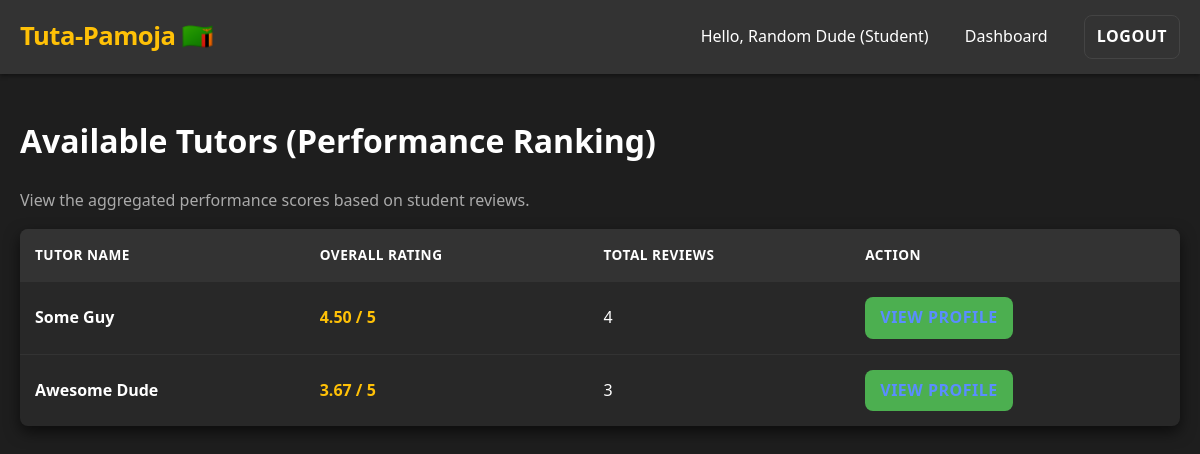
Page /tutors (signed in) on the committed database.
### models.py (models this page shows, shortened)
class User(UserMixin, db.Model):
    __tablename__ = 'Users'
    id = db.Column(db.Integer, primary_key=True)
    username = db.Column(db.String(80), unique=True, nullable=False)
    password_hash = db.Column(db.String(128), nullable=False)
    email = db.Column(db.String(120), unique=True)
    full_name = db.Column(db.String(120), nullable=False)
    role = db.Column(db.String(20), nullable=False) # 'Admin', 'Tutor', or 'Student'
    tutor_id = db.Column(db.Integer, db.ForeignKey('Users.id')) # Student's assigned Tutor (Requirement 1.3.5)
    university_id = db.Column(db.Integer, db.ForeignKey('Universities.id')) # Student's university (Requirement 1.2.1)
    university = db.relationship('University', backref='students', lazy=True)
    is_approved = db.Column(db.Boolean, nullable=False, default=False)
    is_paid_current_month = db.Column(db.Boolean, nullable=False, default=False)
    created_at = db.Column(db.DateTime, default=datetime.utcnow)
    students_assigned = db.relationship('User', foreign_keys=[tutor_id], backref=db.backref('assigned_tutor', remote_side=[id]), lazy='dynamic')
    payments_made = db.relationship('Payment', foreign_keys='Payment.student_id', backref='student', lazy='dynamic')
    payments_received = db.relationship('Payment', foreign_keys='Payment.tutor_id', backref='tutor', lazy='dynamic')
    reviews_given = db.relationship('TutorReview', foreign_keys='TutorReview.student_id', backref='reviewer', lazy='dynamic')
    reviews_received = db.relationship('TutorReview', foreign_keys='TutorReview.tutor_id', backref='tutor_profile', lazy='dynamic')
    uploaded_documents = db.relationship('Document', backref='uploader_tutor', lazy='dynamic')

### main_routes.py (the view)
@main.route('/tutors')
def list_tutors():
    tutors_with_stats = db.session.query(
        User,
        func.avg(TutorReview.rating).label('avg_rating'),
        func.count(TutorReview.id).label('total_reviews')
    ).filter(
        User.role == ROLES['Tutor']
    ).outerjoin(
        TutorReview, User.id == TutorReview.tutor_id
    ).group_by(User.id).order_by(
        func.avg(TutorReview.rating).desc(),
        func.count(TutorReview.id).desc()
    ).all()
    return render_template('tutor_list.html', tutors_with_stats=tutors_with_stats)

### templates/tutor_list.html (shortened to what this page needs)
{% extends "base.html" %}
{% block content %}
    <h1>Available Tutors (Performance Ranking)</h1>
    <p style="color: var(--color-text-secondary);">View the aggregated performance scores based on student reviews.</p>
    <table>
        <thead>
            <tr>
                <th>Tutor Name</th>
                <th>Overall Rating</th>
                <th>Total Reviews</th>
                <th>Action</th>
            </tr>
        </thead>
        <tbody>
            {% for user, avg_rating, total_reviews in tutors_with_stats %}
            <tr>
                <td><strong>{{ user.full_name }}</strong></td>
                <td>
                    {% if total_reviews > 0 %}
                        <strong style="color: var(--color-accent);">{{ "%.2f"|format(avg_rating) }} / 5</strong>
                    {% else %}
                        <span style="color: var(--color-text-secondary);">No Rating</span>
                    {% endif %}
                </td>
                <td>{{ total_reviews }}</td>
                <td>
                    <a href="{{ url_for('main.view_tutor_profile', tutor_id=user.id) }}" class="btn btn-success" style="padding: 8px 15px;">View Profile</a>
                </td>
            </tr>
            {% endfor %}
        </tbody>
    </table>
{% endblock %}

### templates/base.html (shortened to what this page needs)
<!DOCTYPE html>
<html lang="en">
<head>
    <link rel="stylesheet" href="{{ url_for('static', filename='css/style.css') }}">
</head>
<body>
    <div class="navbar">
        <a href="{{ url_for('main.index') }}" class="logo">Tuta-Pamoja 🇿🇲</a>
        <div class="nav-links">
            {% if current_user.is_authenticated %}
                <span class="user-status">Hello, {{ current_user.full_name }} ({{ current_user.role }})</span>
                {% if current_user.role == 'Admin' %}
                    <a href="{{ url_for('admin.dashboard') }}">Dashboard</a>
                {% elif current_user.role == 'Tutor' %}
                    <a href="{{ url_for('tutor.dashboard') }}">Dashboard</a>
                {% else %}
                    <a href="{{ url_for('main.student_dashboard') }}">Dashboard</a>
                {% endif %}
                <a href="{{ url_for('main.logout') }}" class="btn btn-secondary">Logout</a>
            {% else %}
                <a href="{{ url_for('main.login') }}">Login</a>
                <a href="{{ url_for('main.register_choice') }}" class="btn btn-primary">Register</a>
            {% endif %}
        </div>
    </div>
    <div class="content main-content">
        {% block content %}{% endblock %}
    </div>
    </body>
</html>

### static/css/style.css (style rules this page uses)
:root { --color-primary: #5A8DFF; --color-primary-dark: #4B7AD6; --color-accent: #FFC107; --color-bg-dark: #1e1e1e; --color-surface-card: #282828; --color-surface-alt: #333333; --color-border: #444444; --color-text-main: #FFFFFF; --color-text-secondary: #AAAAAA; --color-success: #4CAF50; --color-danger: #F44336; --color-info: #00C4FF; --spacing-base: 20px; --border-radius: 8px; --box-shadow-z1: 0 2px 4px rgba(0, 0, 0, 0.4); --box-shadow-z2: 0 6px 15px rgba(0, 0, 0, 0.6); --transition-speed: 0.3s; }
* { box-sizing: border-box; }
body { font-family: 'Segoe UI', Roboto, Helvetica, Arial, sans-serif; margin: 0; padding: 0; background-color: var(--color-bg-dark); color: var(--color-text-main); line-height: 1.6; min-height: 100vh; }
a { color: var(--color-primary); text-decoration: none; transition: color var(--transition-speed); }
h1, h2, h3, h4 { color: var(--color-text-main); font-weight: 600; }
.navbar { background-color: var(--color-surface-alt); padding: 15px var(--spacing-base); display: flex; justify-content: space-between; align-items: center; box-shadow: var(--box-shadow-z1); z-index: 100; position: sticky; top: 0; }
.navbar .logo { font-size: 1.6rem; font-weight: 800; color: var(--color-accent); letter-spacing: -0.5px; }
.nav-links a { margin-left: var(--spacing-base); padding: 8px 12px; border-radius: var(--border-radius); color: var(--color-text-main); transition: background-color var(--transition-speed); }
.main-content { flex-grow: 1; padding: var(--spacing-base); animation: fadeIn var(--transition-speed) ease-out; }
.btn { display: inline-block; padding: 12px 25px; border: none; border-radius: var(--border-radius); cursor: pointer; font-weight: 600; text-align: center; transition: all 0.2s ease-in-out; text-transform: uppercase; letter-spacing: 0.5px; }
.btn-secondary { background-color: var(--color-surface-alt); color: var(--color-text-main); border: 1px solid var(--color-border); }
.btn-success { background-color: var(--color-success); }
table { width: 100%; border-collapse: separate; border-spacing: 0; background-color: var(--color-surface-card); border-radius: var(--border-radius); overflow: hidden; box-shadow: var(--box-shadow-z2); }
th, td { padding: 15px; text-align: left; border-bottom: 1px solid #333333; }
th { background-color: var(--color-surface-alt); color: var(--color-text-main); font-weight: 700; text-transform: uppercase; font-size: 0.85em; letter-spacing: 0.5px; }
tbody tr:last-child td { border-bottom: none; }

### rows in the picture
User: full_name "Random Dude", role "Student"
User: full_name "Some Guy", avg_rating "4.50", total_reviews "4"
User: full_name "Awesome Dude", avg_rating "3.67", total_reviews "3"
